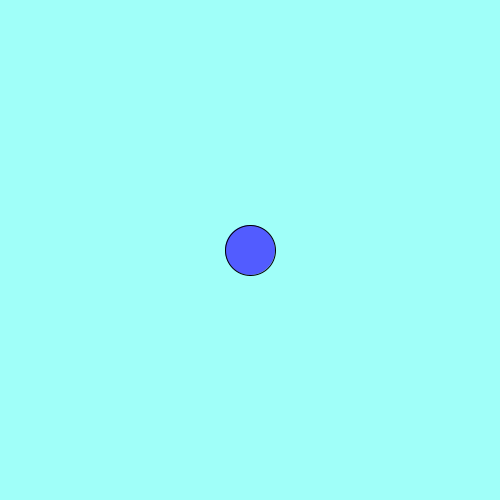
Frame 1 (no input)
Frame 60 (the mouse pressed at the canvas centre just before this capture): identical to frame 1, image omitted
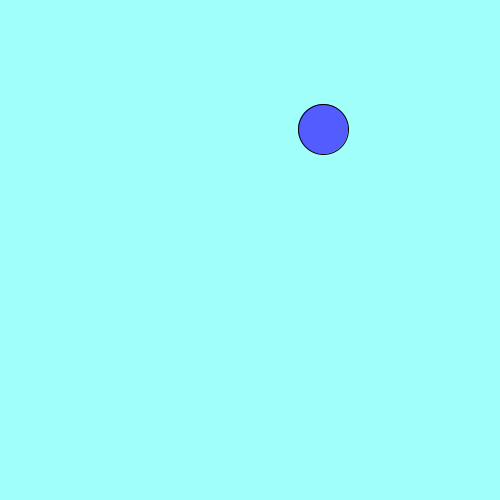
Frame 120 (the mouse held since frame 60 and released just before this capture)

The Processing sketch that drew these frames (run headless with seeded random() and noise(); from frame 60 on, the mouse is pressed at the canvas centre):

// Processing sketch: slippery_dot
// ── slippery_dot.pde
/*** When you are done, this program will draw an ellipse 
     that jumps to new location each time you click on it.
***/
 
 // 1. Create three integer variables to represent the x, y, and the size of the ellipse
       int x = 250;  int y = 250; int size = 50;
    void setup() {
      // 2. Set the size of your sketch
    size(500, 500);
    }
    
    void draw() {
    
      // 3. Set the background color of your sketch
      background(#A0FFF9);
      // 4. Draw an ellipse using the variables created at the top of the sketch for the location and size of your ellipse. 
      //    Make sure it fits in the window. Change the variables if it does not.
      fill(#525CFF);
    ellipse(x, y, size, size);
    
    }
    
    /******** This method gets called automatically when you press the mouse ************/
    void mousePressed() {
      //5. Create an integer variable called distance
      
      //6. The getDistanceFromMouse() method below returns a number.
      //   Set the value of your distance variable to the value returned by the getDistance method
      //   You will need to pass the x and y location of your ellipse to this method.
        int distance = getDistanceFromMouse(x, y);
          
      //7.  Use an if statement to check if your distance variable is < the radius of the ellipse
      //    If it is, make a new x AND y for the ellipse, for a new random location on the window
      //    Hint: Use code like this      x = (int) random(width);
       if (distance<size/2) {
         x = (int) random(width);
         y = (int) random(height);
       }
      
    }
    
    /********  This method gives you the number of pixels between the mouse and the x,y point ***********/
    int getDistanceFromMouse(int x, int y) {
      return (int)Math.sqrt(Math.pow((mouseX-x),2) + Math.pow((mouseY-y),2));
    }
